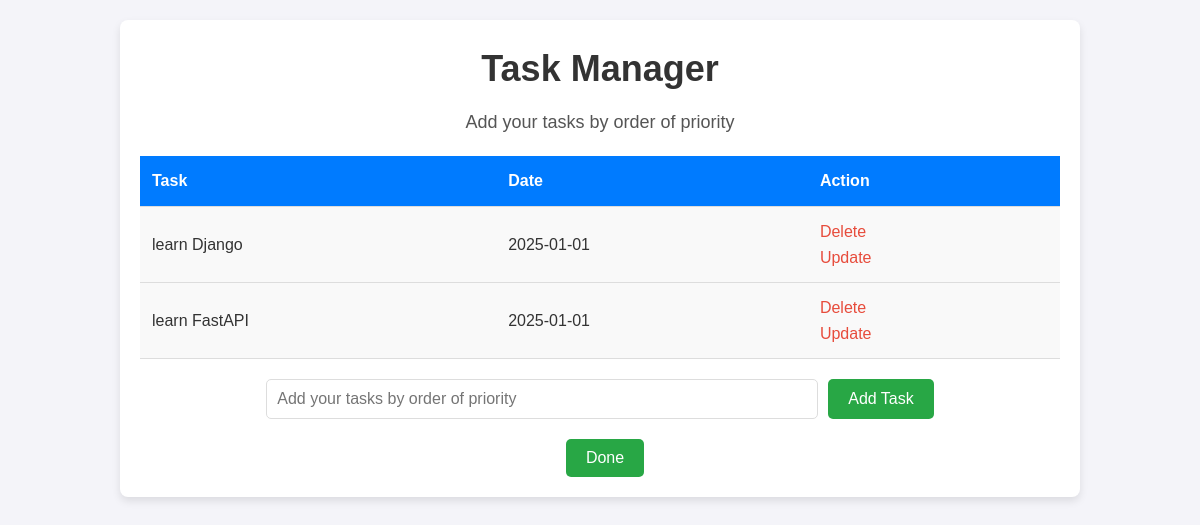
The page / on the database its author committed.
### main.py (models this page shows, shortened)
class Todo(db.Model):
    id = db.Column(db.Integer, primary_key=True)
    content = db.Column(db.String(200), nullable=False)
    date = db.Column(db.DateTime, default=datetime.now())

### main.py (the view, shortened to what this page needs)
@app.route('/', methods=['POST', 'GET'])
def index():
    tasks = Todo.query.order_by(Todo.date).all() # this is a Todo object (db.Model) (tasks[0] is the earliest and the most prioritized)
    tasks_list = [task.content for task in tasks] #this is a list of strings (tasks[0] is the earliest and the most prioritized)
    stringifiedtasklist = ', '.join(tasks_list) #this is a string containing a list of strings
    session['tasks_list'] = stringifiedtasklist
    return render_template('index.html', tasks=tasks)

### templates/index.html (shortened to what this page needs)
{% extends 'base.html' %}
{% block body %}
<div class="content">
    <h1 style="text-align:center">Task Manager</h1>
    <p style="text-align:center">Add your tasks by order of priority</p>
    {% if tasks|length < 1 %}
        <h4 style="text-align:center">There are no tasks. Please add one or more</h4>
    {% else %}
        <table>
            <tr>
                <th>Task</th>
                <th>Date</th>
                <th>Action</th>
            </tr>
            {% for task in tasks %}
            <tr>
                <td>{{ task.content }}</td>
                <td>{{ task.date.date() }}</td>
                <td>
                    <a href="/delete/{{ task.id }}">Delete</a><br>
                    <a href="/update/{{ task.id }}">Update</a>
                </td>
            </tr>
            {% endfor %}
        </table>
    {% endif %}
    <form action="/" method="POST">
        <input type="text" name="content" id="content" placeholder="Add your tasks by order of priority">
        <input type="submit" value="Add Task">
    </form>
    <form action="/finalize_tasks" method="POST">
        <input type="submit" value="Done">
    </form>
</div>
{% endblock %}

### static/css/main.css (style rules this page uses)
* { margin: 0; padding: 0; box-sizing: border-box; }
body { font-family: 'Arial', sans-serif; background-color: #f4f4f9; color: #333; line-height: 1.6; }
.content { width: 80%; margin: 20px auto; background-color: #fff; padding: 20px; border-radius: 8px; box-shadow: 0 4px 8px rgba(0, 0, 0, 0.1); }
h1 { font-size: 36px; color: #333; margin-bottom: 10px; }
p { font-size: 18px; color: #555; margin-bottom: 20px; }
table { width: 100%; border-collapse: collapse; margin-bottom: 20px; }
th, td { padding: 12px; text-align: left; border-bottom: 1px solid #ddd; }
th { background-color: #007bff; color: #fff; font-weight: bold; }
td { background-color: #f9f9f9; }
td a { color: #e74c3c; text-decoration: none; margin-right: 10px; }
form { display: flex; justify-content: center; margin-top: 20px; }
form input[type="text"] { padding: 10px; width: 60%; border: 1px solid #ddd; border-radius: 5px; font-size: 16px; }
form input[type="submit"] { padding: 10px 20px; margin-left: 10px; background-color: #28a745; border: none; color: white; font-size: 16px; border-radius: 5px; cursor: pointer; transition: background-color 0.3s; }

### rows shown on the page
Todo: content "learn Django", date "2025-01-01"
Todo: content "learn FastAPI", date "2025-01-01"
